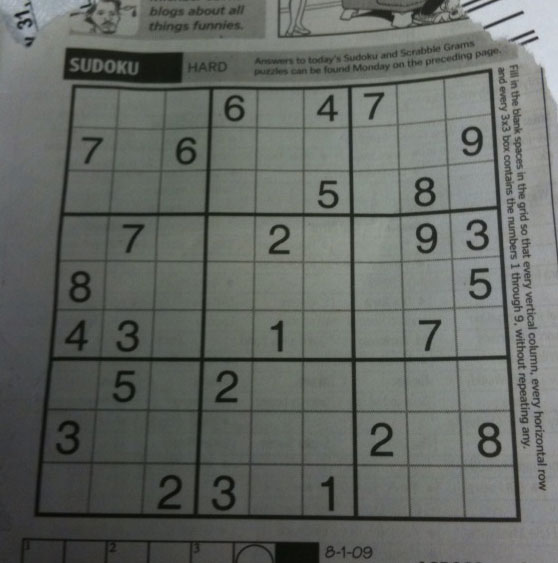
#> input picture notebook/jupyter-notebook/dip/sudoku.jpg, 558 x 563 px
$ jupyter execute Untitled.ipynb   (older library calls are emulated)
#> lines starting #> are read from the running program, lines starting #| are printed output that depends on the picture; after the words box and inside, x2 and y2 are one past the last pixel; in counts of white or black regions, pixels touching at a corner belong together; long printed decimals are rounded
[cell 1]
import cv2
import numpy as np

# Loading image contains lines
img = cv2.imread('sudoku.jpg')
#> img is the input picture: shape (563, 558, 3); mean B, G, R 99.5, 104.1, 100
# Convert to grayscale
gray = cv2.cvtColor(img,cv2.COLOR_BGR2GRAY)
# Apply Canny edge detection, return will be a binary image
edges = cv2.Canny(gray,50,100,apertureSize = 3)
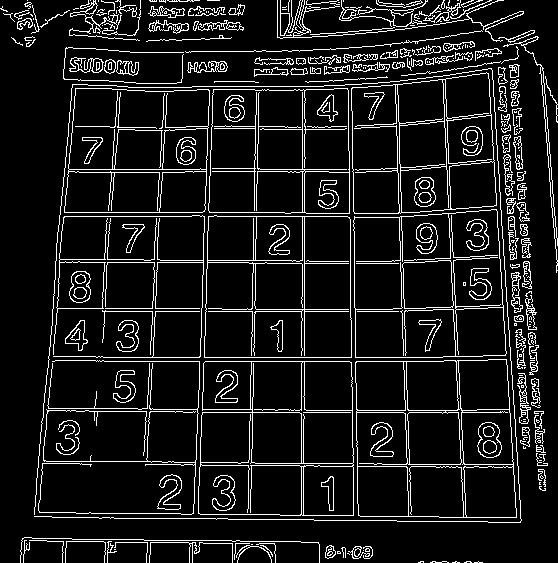
#> edges: shape (563, 558); 10% white in thin lines or dots
# Apply Hough Line Transform, minimum lenght of line is 200 pixels
lines = cv2.HoughLines(edges,1,np.pi/180,200)
#> lines = 32 rows, first 8: [361, 1.57], [357, 1.57], [304, 0], [412, 1.57], [257, 0.0175], [212, 0.0349], [216, 0.0349], [311, 1.57]
# Print and draw line on the original image
for rho,theta in lines[0]:
 print(rho, theta)
 a = np.cos(theta)
 b = np.sin(theta)
 x0 = a*rho
 y0 = b*rho
 x1 = int(x0 + 1000*(-b))
 y1 = int(y0 + 1000*(a))
 x2 = int(x0 - 1000*(-b))
 y2 = int(y0 - 1000*(a))
 cv2.line(img,(x1,y1),(x2,y2),(0,0,255),2)
#> this loop made 1 pass
#> (rho, theta, a, b, x0, y0, x1, y1) on pass 1: (361, 1.57, -4.37e-08, 1, -1.58e-05, 361, -1000, 360)
#| 361.0 1.571
#> img: shape (563, 558, 3); 0.53% of pixels changed, all inside (x1, y1, x2, y2) = (0, 359, 558, 363)

# Show the result
cv2.imshow("Line Detection", img)
cv2.waitKey(0)
cv2.destroyAllWindows()

[cell 2]
import cv2
import numpy as np


filter = False


file_path = 'sudoku.jpg'
img = cv2.imread(file_path)

gray = cv2.cvtColor(img,cv2.COLOR_BGR2GRAY)
edges = cv2.Canny(gray,90,150,apertureSize = 3)
#> edges: shape (563, 558); 8.3% white in thin lines or dots
kernel = np.ones((3,3),np.uint8)
edges = cv2.dilate(edges,kernel,iterations = 1)
#> edges: shape (563, 558); 24.5% white; 57 white regions (3 under 20 px), largest, box (x1, y1, x2, y2) and area: (33, 63, 532, 524) 41240, (276, 0, 558, 268) 6197, (253, 40, 503, 76) 3346
kernel = np.ones((5,5),np.uint8)
edges = cv2.erode(edges,kernel,iterations = 1)
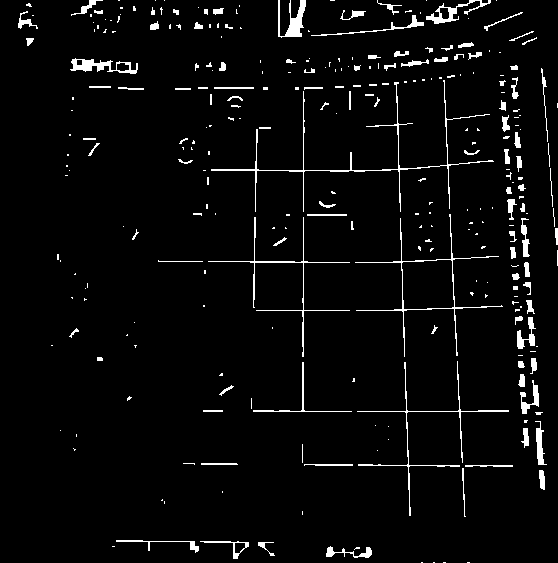
#> edges: shape (563, 558); 3.8% white; 292 white regions (184 under 20 px), largest, box (x1, y1, x2, y2) and area: (211, 80, 494, 212) 1122, (355, 214, 503, 357) 699, (357, 361, 509, 516) 668
cv2.imwrite('canny.jpg',edges)

lines = cv2.HoughLines(edges,1,np.pi/180,150)
#> lines = 14 rows, first 8: [303, 0], [-392, 3.11], [411, 1.57], [-437, 3.09], [-507, 3.07], [-505, 3.07], [-501, 3.05], [-495, 3.07]

if not lines.any():
    print('No lines were found')
    exit()

if filter:
    rho_threshold = 15
    theta_threshold = 0.1

    # how many lines are similar to a given one
    similar_lines = {i : [] for i in range(len(lines))}
    for i in range(len(lines)):
        for j in range(len(lines)):
            if i == j:
                continue

            rho_i,theta_i = lines[i][0]
            rho_j,theta_j = lines[j][0]
            if abs(rho_i - rho_j) < rho_threshold and abs(theta_i - theta_j) < theta_threshold:
                similar_lines[i].append(j)

    # ordering the INDECES of the lines by how many are similar to them
    indices = [i for i in range(len(lines))]
    indices.sort(key=lambda x : len(similar_lines[x]))

    # line flags is the base for the filtering
    line_flags = len(lines)*[True]
    for i in range(len(lines) - 1):
        if not line_flags[indices[i]]: # if we already disregarded the ith element in the ordered list then we don't care (we will not delete anything based on it and we will never reconsider using this line again)
            continue

        for j in range(i + 1, len(lines)): # we are only considering those elements that had less similar line
            if not line_flags[indices[j]]: # and only if we have not disregarded them already
                continue

            rho_i,theta_i = lines[indices[i]][0]
            rho_j,theta_j = lines[indices[j]][0]
            if abs(rho_i - rho_j) < rho_threshold and abs(theta_i - theta_j) < theta_threshold:
                line_flags[indices[j]] = False # if it is similar and have not been disregarded yet then drop it now

print('number of Hough lines:', len(lines))
#| number of Hough lines: 14

filtered_lines = []

if filter:
    for i in range(len(lines)): # filtering
        if line_flags[i]:
            filtered_lines.append(lines[i])

    print('Number of filtered lines:', len(filtered_lines))
else:
    filtered_lines = lines
#> filtered_lines has the same summary as lines

for line in filtered_lines:
    rho,theta = line[0]
    a = np.cos(theta)
    b = np.sin(theta)
    x0 = a*rho
    y0 = b*rho
    x1 = int(x0 + 1000*(-b))
    y1 = int(y0 + 1000*(a))
    x2 = int(x0 - 1000*(-b))
    y2 = int(y0 - 1000*(a))

    cv2.line(img,(x1,y1),(x2,y2),(0,0,255),2)
#> this loop made 14 passes
#> (rho, theta, a, b, x0, y0, x1, y1) on passes 1 to 12: (303, 0, 1, 0, 303, 0, 303, 1000), (-392, 3.11, -0.999, 0.0349, 391.8, -13.68, 356, -1013), (411, 1.57, -4.37e-08, 1, -1.8e-05, 411, -1000, 410), (-437, 3.09, -0.999, 0.0523, 436.4, -22.87, 384, -1021), (-507, 3.07, -0.998, 0.0698, 505.8, -35.37, 436, -1032), (-505, 3.07, -0.998, 0.0698, 503.8, -35.23, 434, -1032), (-501, 3.05, -0.996, 0.0872, 499.1, -43.67, 411, -1039), (-495, 3.07, -0.998, 0.0698, 493.8, -34.53, 424, -1032), (-512, 3.09, -0.999, 0.0523, 511.3, -26.8, 458, -1025), (170, 1.57, -4.37e-08, 1, -7.43e-06, 170, -1000, 169), (465, 1.57, -4.37e-08, 1, -2.03e-05, 465, -1000, 464), (261, 1.57, -4.37e-08, 1, -1.14e-05, 261, -1000, 260)
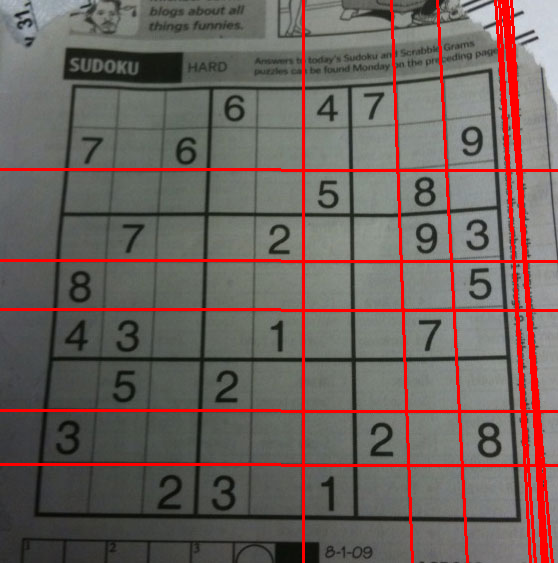
#> img: shape (563, 558, 3); 6.48% of pixels changed, all inside (x1, y1, x2, y2) = (0, 0, 558, 563)
cv2.imwrite('hough.jpg',img)
#> Out = True

[cell 3]
import math

[cell 4]
import imageio

[cell 5]
import cv2
import numpy as np

img = cv2.imread('sudoku.jpg')
gray = cv2.cvtColor(img,cv2.COLOR_BGR2GRAY)
edges = cv2.Canny(gray,50,150,apertureSize = 3)
#> edges: shape (563, 558); 9.4% white in thin lines or dots
minLineLength = 100
maxLineGap = 10
lines = cv2.HoughLinesP(edges,1,np.pi/180,100,minLineLength,maxLineGap)
#> lines = 254 rows, first 6: [202, 412, 299, 412], [104, 361, 199, 361], [201, 329, 201, 308], [355, 357, 442, 357], [304, 355, 304, 216], [450, 244, 450, 258]
for x1,y1,x2,y2 in lines[0]:
    cv2.line(img,(x1,y1),(x2,y2),(0,255,0),2)
#> this loop made 1 pass
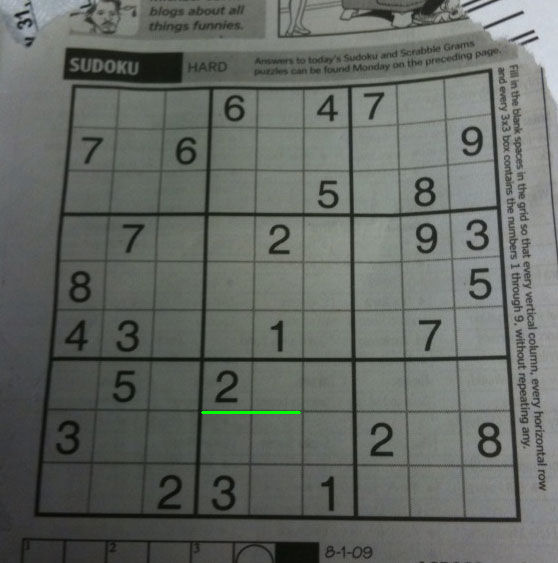
#> img: shape (563, 558, 3); 0.09% of pixels changed, all inside (x1, y1, x2, y2) = (201, 411, 301, 414)

cv2.imwrite('houghlines5.jpg',img)
#> Out = True

[cell 6]
import cv2
import numpy as np

img = cv2.imread('sudoku.jpg')
gray = cv2.cvtColor(img,cv2.COLOR_BGR2GRAY)
edges = cv2.Canny(gray,50,150,apertureSize = 3)

lines = cv2.HoughLines(edges,1,np.pi/180,200)
#> lines = 29 rows, first 8: [361, 1.57], [357, 1.57], [304, 0], [412, 1.57], [212, 0.0349], [216, 0.0349], [216, 1.57], [-349, 3.12]
for rho,theta in lines[0]:
    a = np.cos(theta)
    b = np.sin(theta)
    x0 = a*rho
    y0 = b*rho
    x1 = int(x0 + 1000*(-b))
    y1 = int(y0 + 1000*(a))
    x2 = int(x0 - 1000*(-b))
    y2 = int(y0 - 1000*(a))

    cv2.line(img,(x1,y1),(x2,y2),(0,0,255),2)

cv2.imwrite('houghlines3.jpg',img)
#> Out = True

[cell 7]
# HOW TO USE
# Use this with a printed SUDOKU Grid
# Press ESC key to Exit
import cv2
import numpy as np

ratio2 = 3
kernel_size = 3
lowThreshold = 30

cv2.namedWindow("SUDOKU Solver")
vc = cv2.VideoCapture('sudoku.jpg')
if vc.isOpened(): # try to get the first frame
    rval, frame = vc.read()
else:
    rval = False
while rval:
 # Preprocess image, convert from RGB to Gray
    sudoku1 = cv2.cvtColor(frame, cv2.COLOR_BGR2GRAY)
    sudoku1 = cv2.blur(sudoku1, (3,3))
    # Apply Canny edge detection
    edges = cv2.Canny(sudoku1, lowThreshold, lowThreshold*ratio2, kernel_size)
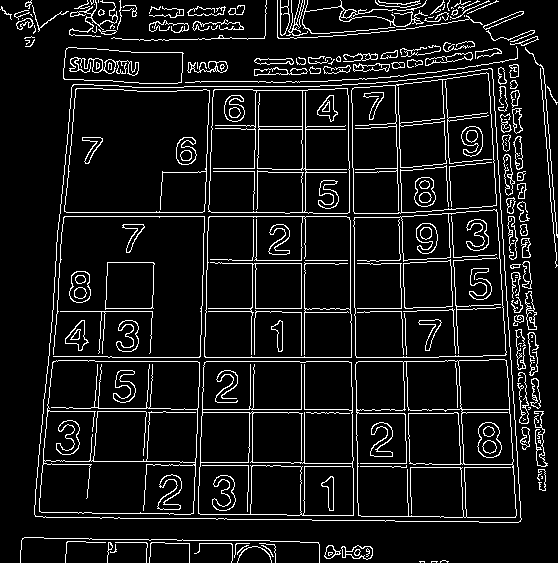
#> edges: shape (563, 558); 9.1% white in thin lines or dots
    # Apply Hough Line Transform, return a list of rho and theta
    lines = cv2.HoughLines(edges, 2, cv2.cv.CV_PI /180, 300, 0, 0)
#> lines = 39 rows, first 8: [304, 0], [356, 1.57], [216, 0.0349], [360, 1.57], [260, 0.0175], [-436, 3.09], [212, 0.0349], [408, 1.57]
    if (lines is not None):
        lines = lines[0]
#> lines = [[304, 0]]
        lines = sorted(lines, key=lambda line:line[0])
        # Define the position of horizontal and vertical line
        pos_hori = 0
        pos_vert = 0
        for rho,theta in lines:
         a = np.cos(theta)
         b = np.sin(theta)
         x0 = a*rho
         y0 = b*rho
         x1 = int(x0 + 1000*(-b))
         y1 = int(y0 + 1000*(a))
         x2 = int(x0 - 1000*(-b))
         y2 = int(y0 - 1000*(a))
         # If b > 0.5, the angle must be greater than 45 degree
         # so we consider that line as a vertical line
         if (b>0.5):
          # Check the position
          if(rho-pos_hori>10):
           # Update the position
           pos_hori=rho
           cv2.line(frame,(x1,y1),(x2,y2),(0,0,255),2)
         else:
          if(rho-pos_vert>10):
           pos_vert=rho
           cv2.line(frame,(x1,y1),(x2,y2),(0,0,255),2)
#> this loop made 1 pass
#> (rho, theta, a, b, x0, y0, x1, y1) on pass 1: (304, 0, 1, 0, 304, 0, 304, 1000)
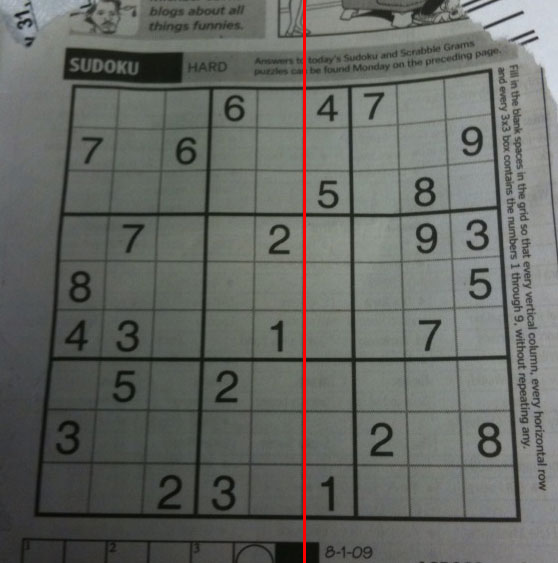
#> frame: shape (563, 558, 3); 0.54% of pixels changed, all inside (x1, y1, x2, y2) = (303, 0, 306, 563)
#> after the loop, pos_hori = 0; pos_vert = 304

    # Show the result
    cv2.imshow("SUDOKU Solver", frame)
    rval, frame = vc.read()
    key = cv2.waitKey(20)
#> (key Esc is pressed here)
    if key == 27: # exit on ESC
     break
vc.release()
cv2.destroyAllWindows()

[cell 8]
import cv2
import numpy as np

img = cv2.imread('sudoku2.jpg')
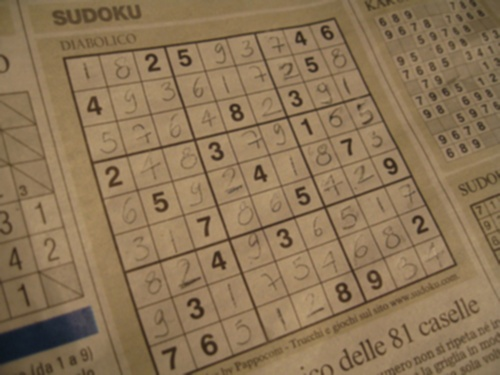
#> input picture notebook/jupyter-notebook/dip/sudoku2.jpg, 500 x 375 px
#> img is the input picture: shape (375, 500, 3); mean B, G, R 86, 116.6, 140
gray = cv2.cvtColor(img,cv2.COLOR_BGR2GRAY)
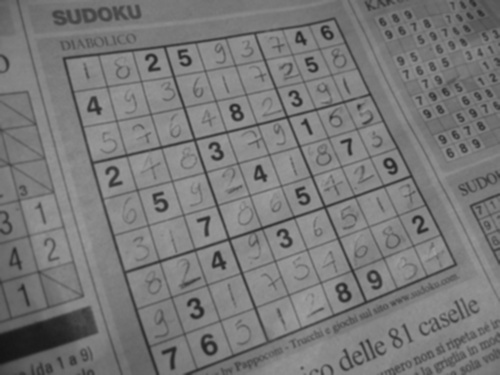
#> gray: shape (375, 500); min 20, max 159, mean 120.1


edges = cv2.Canny(gray,100,200,apertureSize = 3)
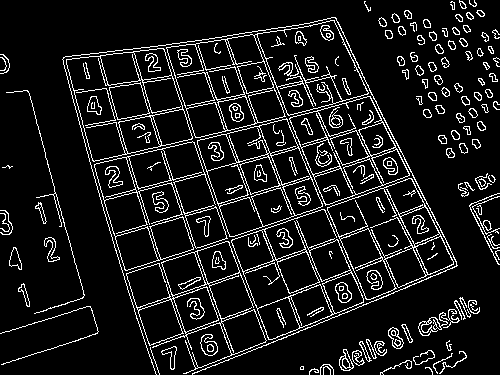
#> edges: shape (375, 500); 10.1% white in thin lines or dots
cv2.imshow('edges',edges)
cv2.waitKey(0)

minLineLength = 30
maxLineGap = 10
lines = cv2.HoughLinesP(edges,1,np.pi/180,15,minLineLength,maxLineGap)
#> lines = 105 rows, first 6: [315, 176, 329, 172], [179, 323, 182, 333], [277, 262, 285, 284], [228, 316, 242, 311], [269, 151, 282, 185], [293, 135, 300, 152]
for x in range(0, len(lines)):
    for x1,y1,x2,y2 in lines[x]:
        cv2.line(img,(x1,y1),(x2,y2),(0,255,0),2)
#> this loop made 105 passes
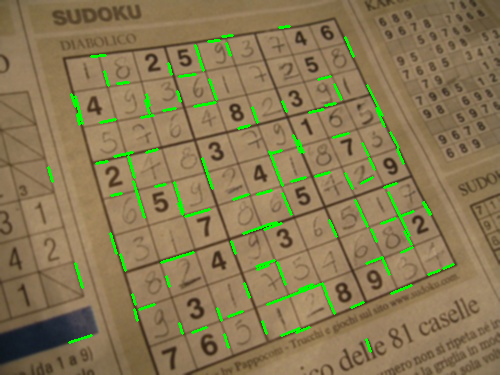
#> img: shape (375, 500, 3); 2.87% of pixels changed, all inside (x1, y1, x2, y2) = (47, 25, 455, 353)

cv2.imshow('hough',img)
cv2.waitKey(0)
cv2.destroyAllWindows()
